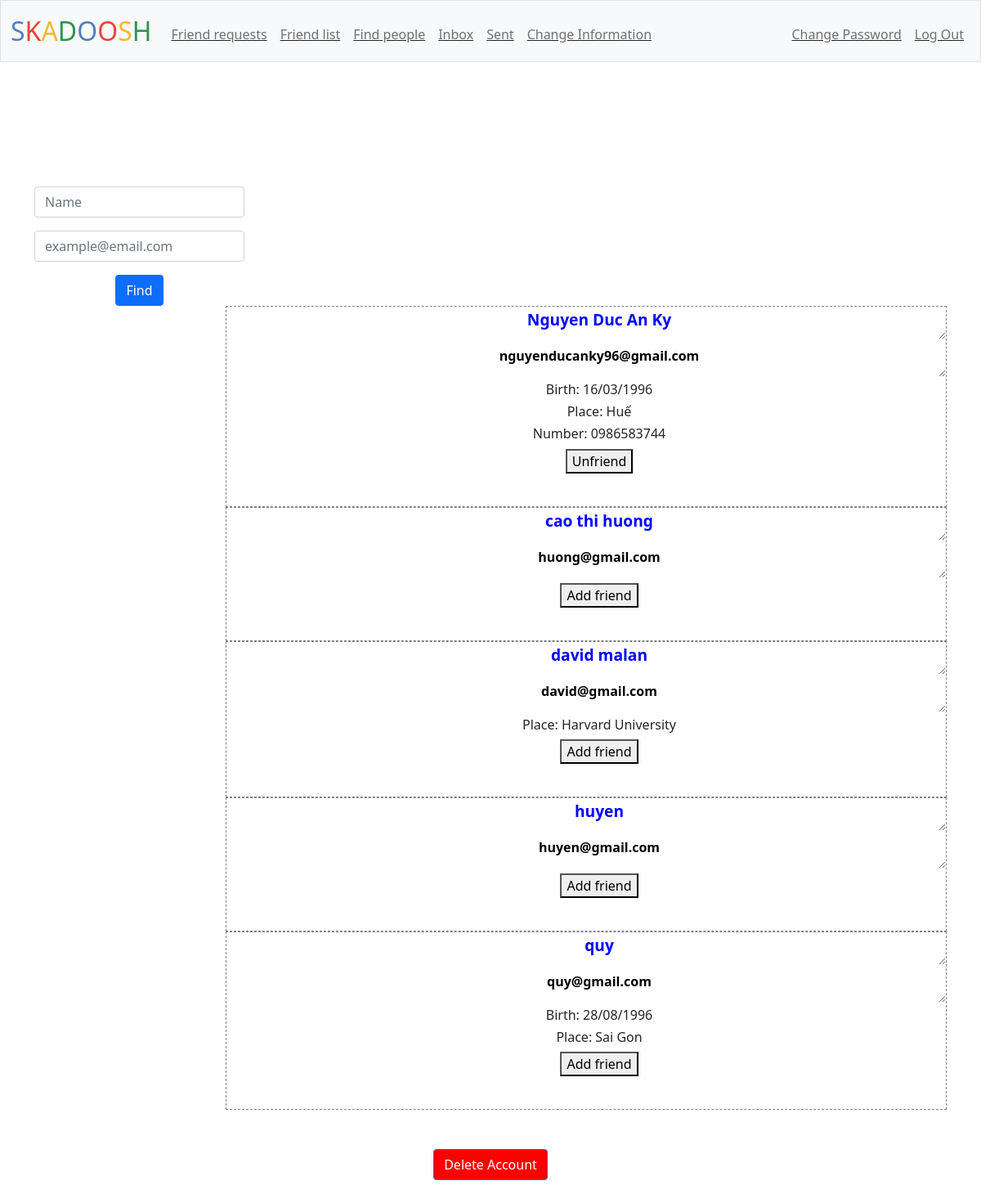
The page /find (signed in) on the database its author committed.
### tables this page shows
CREATE TABLE informations (
id INTEGER PRIMARY KEY AUTOINCREMENT NOT NULL,
user_id INTEGER NOT NULL,
name TEXT NOT NULL,
birth TEXT,
place TEXT,
number TEXT,
email TEXT NOT NULL UNIQUE);

### app.py (the view, shortened to what this page needs)
@app.route("/find", methods = ["GET", "POST"])
@login_required
@information_required
def find():
    if request.method == "GET":
        user_id = session['user_id']
        rows = db.execute("SELECT * FROM informations WHERE NOT user_id = ? ORDER BY name", user_id)
        people = []
        for row in rows:
            person = {}
            person['name'] = row['name']
            person['email'] = row['email']
            person['birth'] = row['birth']
            person['place'] = row['place']
            person['number'] = row['number']
            person_id = db.execute("SELECT user_id FROM informations WHERE email = ?", person['email'])[0]['user_id']
            row = db.execute("SELECT * FROM friends WHERE host_id = ? AND friend_id = ? OR host_id = ? AND friend_id = ?", user_id, person_id, person_id, user_id)
            if len(row) == 0:
                person['operation'] = 'Add friend'
            else:
                if row[0]['status'] == 'unconfirmed':
                    if user_id == row[0]['friend_id']:
                        person['operation'] = 'Accept'
                    if user_id == row[0]['host_id']:
                        person['operation'] = 'Cancel request'
                elif row[0]['status'] == 'confirmed':
                    person['operation'] = 'Unfriend'
            people.append(person)
        return render_template("find.html", people=people)

### app.py (called while the page is built)
@app.after_request
def after_request(response):
    response.headers["Cache-Control"] = "no-cache, no-store, must-revalidate"
    response.headers["Expires"] = 0
    response.headers["Pragma"] = "no-cache"
    return response

### helpers.py (called while the page is built)
def login_required(f):
    @wraps(f)
    def decorated_function(*args, **kwargs):
        if session.get("user_id") is None:
            return redirect("/login")
        return f(*args, **kwargs)
    return decorated_function

def information_required(f):
    @wraps(f)
    def decorated_function(*args, **kwargs):
        user_id = session.get("user_id")
        rows = db.execute("SELECT * FROM informations WHERE user_id = ?", user_id)
        if len(rows) == 0:
            message = 'You must provide you informations first!'
            return render_template("information.html", requirement=message)
        return f(*args, **kwargs)
    return decorated_function

### templates/find.html (shortened to what this page needs)
{% extends "layout.html" %}
{% block main %}
<div id="parent">
    <div id="find">
        <form action="/find" method="post">
            <div class="mb-3">
                <input autofocus class="form-control mx-auto w-auto" id="name" name="name" placeholder="Name" type="text">
            </div>
            <div class="mb-3">
                <input class="form-control mx-auto w-auto" id="email" name="email" placeholder="example@email.com" type="text">
            </div>
            <button class="btn btn-primary" type="submit">Find</button>
        </form>
    </div>
    {% for person in people %}
    <div id="result">
        <form action="/add" method="post">
            <ul>
                <li><textarea id="person" name="name" readonly>{{ person["name"] }}</textarea></li>
                <li><textarea id="person-email" name="email" readonly>{{ person["email"] }}</textarea></li>
                {% if person["birth"] %}
                <li><h6>Birth: {{ person["birth"] }}</h6></li>
                {% endif %}
                {% if person["place"] %}
                <li><h6>Place: {{ person["place"] }}</h6></li>
                {% endif %}
                {% if person["number"] %}
                <li><h6>Number: {{ person["number"] }}</h6></li>
                {% endif %}
                <button type="submit">{{ person["operation"] }}</button>
            </ul>
            <br>
        </form>
    </div>
    {% endfor %}
</div>
{% endblock %}

### templates/find.html (style rules this page uses)
#person { color: blue; }
#find { float: left; padding-left: 30px;; }
#result { float: right; width: 75%; margin-right: 30px; border: gray dashed thin; }
ul li { list-style-type: none; }
ul li textarea { text-align: center; width: 100%; height: 40px; background: none; border: none; }
#person { font-size: larger; font-weight: bold; }
#person-email { font-weight: bold; }

### rows shown on the page
informations: name "Nguyen Duc An Ky", email "nguyenducanky96@gmail.com", birth "16/03/1996", place "Huế", number "0986583744", operation "Unfriend"
informations: name "cao thi huong", email "huong@gmail.com", operation "Add friend"
informations: name "david malan", email "david@gmail.com", place "Harvard University", operation "Add friend"
informations: name "huyen", email "huyen@gmail.com", operation "Add friend"
informations: name "quy", email "quy@gmail.com", birth "28/08/1996", place "Sai Gon", operation "Add friend"
